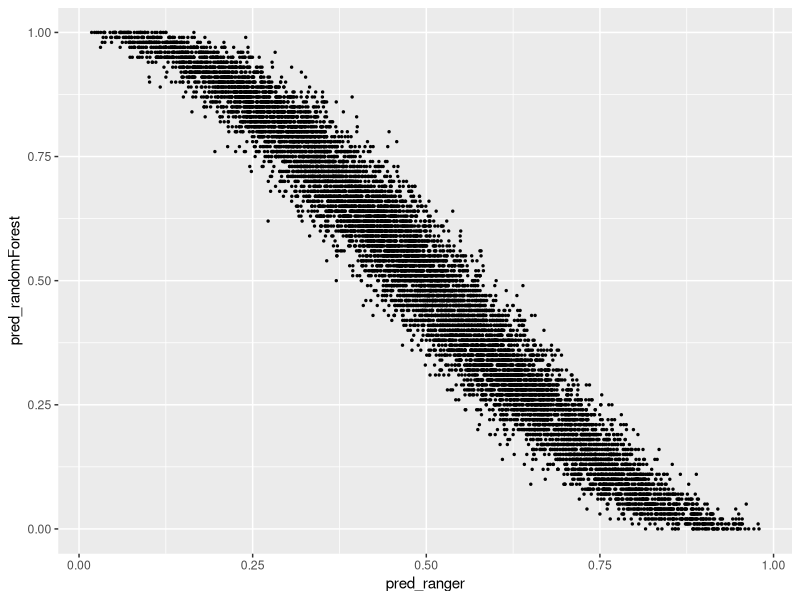
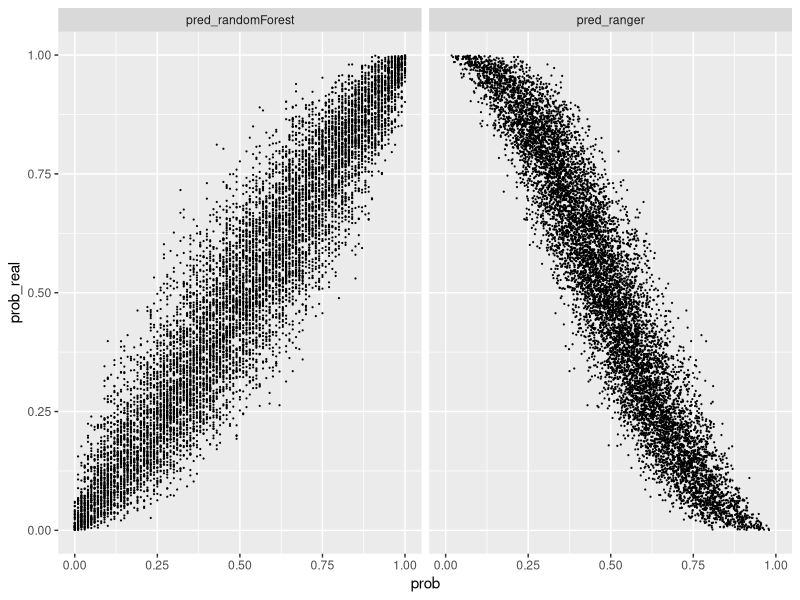

These charts were generated, in order, by the following R code:
## ---- chunk 1
knitr::opts_chunk$set(echo = TRUE)
## ---- chunk 2
library(magrittr)
simulate_data <- function(n){
  X <- data.frame(matrix(runif(n*10), ncol = 10))
  Y <- data.frame(Y = rbinom(n, size = 1, prob = apply(X, 1, sum) %>%
                               pnorm(mean = 5)
                             ) %>% 
                    as.factor()
                               
  ) 
  dplyr::bind_cols(X, Y)
}
## ---- chunk 3
treino <- simulate_data(10000)
teste <- simulate_data(10000)
## ---- chunk 4
library(ranger)
modelo_ranger <- ranger(Y ~., data = treino, 
                                num.trees = 100, 
                                mtry = floor(sqrt(10)), 
                                write.forest = T, 
                                min.node.size = 100, 
                                probability = T
                                )
## ---- chunk 5
library(randomForest)
modelo_randomForest <- randomForest(Y ~., data = treino,
                                    ntree = 100, 
                                    mtry = floor(sqrt(10)),
                                    nodesize = 100
                                    )
## ---- chunk 6
pred_ranger <- predict(modelo_ranger, teste)$predictions[,1]
pred_randomForest <- predict(modelo_randomForest, teste, type = "prob")[,2]
prob_real <- apply(teste[,1:10], 1, sum) %>% pnorm(mean = 5)
## ---- chunk 7
library(ggplot2)
data.frame(pred_ranger, pred_randomForest) %>% 
  ggplot(aes(x = pred_ranger, y = pred_randomForest)) + geom_point(size = 0.5)
## ---- chunk 8
data.frame(prob_real, pred_ranger, pred_randomForest) %>%
  tidyr::gather(pacote, prob, -prob_real) %>%
  ggplot(aes(x = prob, y = prob_real)) + geom_point(size = 0.1) + facet_wrap(~pacote)
## ---- chunk 9
mean(abs(prob_real - pred_ranger))
mean(abs(prob_real - pred_randomForest))
